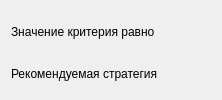
          <widget class="QWidget" name="tab">
           <attribute name="title">
            <string>Критерий Сэвиджа</string>
           </attribute>
           <layout class="QVBoxLayout" name="verticalLayout_17">
            <item>
             <layout class="QHBoxLayout" name="horizontalLayout_29">
              <property name="topMargin">
               <number>6</number>
              </property>
              <item>
               <widget class="QLabel" name="label_47">
                <property name="text">
                 <string>Значение критерия равно</string>
                </property>
               </widget>
              </item>
              <item>
               <spacer name="horizontalSpacer_33">
                <property name="orientation">
                 <enum>Qt::Horizontal</enum>
                </property>
                <property name="sizeHint" stdset="0">
                 <size>
                  <width>40</width>
                  <height>20</height>
                 </size>
                </property>
               </spacer>
              </item>
              <item>
               <widget class="QLabel" name="res_11_3">
                <property name="text">
                 <string/>
                </property>
               </widget>
              </item>
             </layout>
            </item>
            <item>
             <layout class="QHBoxLayout" name="horizontalLayout_30">
              <property name="topMargin">
               <number>6</number>
              </property>
              <item>
               <widget class="QLabel" name="label_48">
                <property name="text">
                 <string>Рекомендуемая стратегия</string>
                </property>
               </widget>
              </item>
              <item>
               <spacer name="horizontalSpacer_34">
                <property name="orientation">
                 <enum>Qt::Horizontal</enum>
                </property>
                <property name="sizeHint" stdset="0">
                 <size>
                  <width>40</width>
                  <height>20</height>
                 </size>
                </property>
               </spacer>
              </item>
              <item>
               <widget class="QLabel" name="str_11_3">
                <property name="text">
                 <string/>
                </property>
               </widget>
              </item>
             </layout>
            </item>
           </layout>
          </widget>
